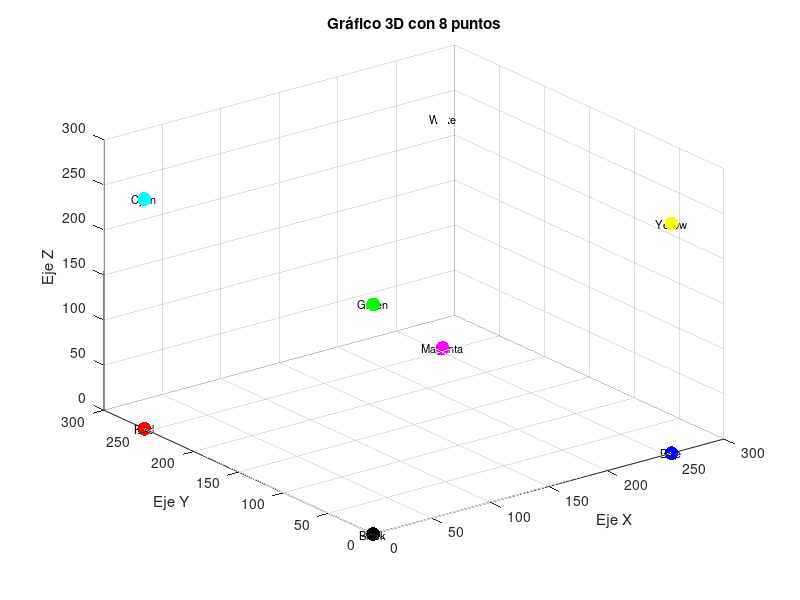

Source code (MATLAB):
clc;
clear;
close all;

clc;
clear;
close all;

% Definir las coordenadas de los puntos
x = [0, 255, 0, 0, 255, 255, 0, 255];
y = [0, 255, 0, 255, 0, 255, 255, 0];
z = [0, 255, 255, 0, 0, 0, 255, 255];

% Etiquetas para los puntos
etiquetas = {'Black', 'White', 'Green', 'Red', 'Blue', 'Magenta', 'Cyan', 'Yellow'};

% Colores para los puntos
colores = [0 0 0; 1 1 1; 0 1 0; 1 0 0; 0 0 1; 1 0 1; 0 1 1; 1 1 0;];

% Graficar los puntos en 3D con etiquetas y colores diferentes
scatter3(x, y, z, 100, colores, 'filled');
text(x, y, z, etiquetas, 'FontSize', 8, 'HorizontalAlignment', 'center', 'VerticalAlignment', 'middle');
xlabel('Eje X');
ylabel('Eje Y');
zlabel('Eje Z');
title('Gráfico 3D con 8 puntos');
grid on; % Habilitar la cuadrícula

% Colores para los puntos
colores = [0 0 0; 1 1 1; 0 1 0; 1 0 0; 0 0 1; 1 0 1; 0 1 1; 1 1 0];

% Crear todas las combinaciones posibles de colores
combinaciones_colores = dec2bin(0:2^size(colores, 1)-1) - '0';

% Crear una matriz para almacenar los resultados
tabla_verdad = cell(size(colores, 1), 2);

% Calcular las etiquetas para cada combinación de colores
for i = 1:size(colores, 1)
    color_actual = colores(i, :);
    etiqueta_actual = etiquetas{i};
    tabla_verdad{i, 1} = color_actual;
    tabla_verdad{i, 2} = etiqueta_actual;
end

% Mostrar la tabla de verdad
disp('Tabla de Verdad:');
disp('----------------');
disp('Colores           Etiquetas');
disp('-----------------------------');
for i = 1:size(tabla_verdad, 1)
    disp([mat2str(tabla_verdad{i, 1}) blanks(10) tabla_verdad{i, 2}]);
end

%Mostrar una imagen (brindada por una ruta) que sea un array 3*3, de tal manera que la primera
%linea (1*3) sea la imagen en el espacio CMY, lo cual significa que sean
%las clases 1, 2, 3 respectivamente.

%La segunda linea (2*3) sea el modelo RGB de la imagen, lo cual significa que sea la
%clase 4, 5, 6 respectivamente.

%La tervera linea (3*3) sea el espacio NEGRO, BLANCO, Grises, de la imagen. Lo cual
%significa que sean las clases 7, 8 y 9 respectivamente